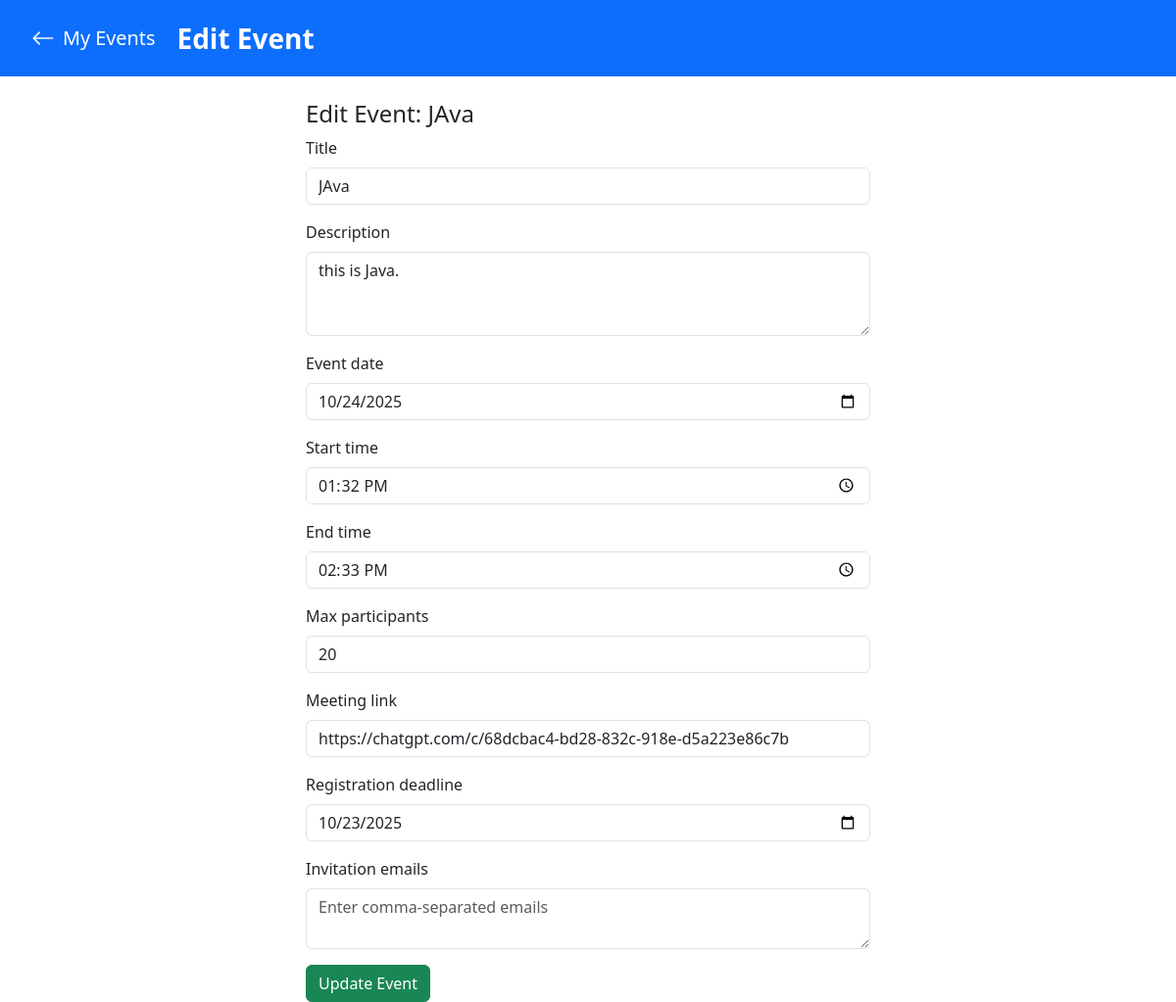
The page /api/auth/edit-event/19/ on the database its author committed.
### accounts/models.py (models this page shows, shortened)
class Event(models.Model):
    STATUS_CHOICES = [
        ("scheduled", "Scheduled"),
        ("cancelled", "Cancelled"),
    ]
    owner = models.ForeignKey(User, on_delete=models.CASCADE, related_name="created_events")
    owners = models.ManyToManyField(User, related_name="my_events", blank=True)
    registrants = models.ManyToManyField(User, related_name="registered_events", blank=True)
    title = models.CharField(max_length=200)
    description = models.TextField(blank=True)
    event_date = models.DateField()
    start_time = models.TimeField(null=True, blank=True)
    end_time = models.TimeField(null=True, blank=True)
    created_at = models.DateTimeField(auto_now_add=True)
    max_participants = models.PositiveIntegerField(null=True, blank=True)
    meeting_link = models.URLField(blank=True)
    registration_deadline = models.DateTimeField(null=True, blank=True)
    is_admin_event = models.BooleanField(default=False)
    invitation_emails = models.TextField(
        blank=True,
        null=True,
        help_text="Comma-separated email addresses for invitations"
    )
    status = models.CharField(max_length=20, choices=STATUS_CHOICES, default="scheduled")
    cancelled_at = models.DateTimeField(null=True, blank=True)
    cancel_reason = models.TextField(null=True, blank=True)
    class Meta:
        ordering = ['event_date']

### accounts/views.py (the view)
# urls.py: path('edit-event/<int:event_id>/', views.edit_event, name='edit_event'),
def edit_event(request, event_id):
    event = get_object_or_404(Event, id=event_id)
    if request.method == "POST":
        form = EventForm(request.POST, instance=event)
        if form.is_valid():
            updated_event = form.save()
            invitation_emails = form.cleaned_data.get('invitation_emails', '')
            emails = [email.strip() for email in invitation_emails.split(',') if email.strip()]
            if emails:
                subject = f"Invitation to event: {updated_event.title}"
                message = (
                    f"You are invited to the event '{updated_event.title}' scheduled on {updated_event.event_date}.\n\n"
                    f"Details:\n{updated_event.description}\n\n"
                    f"Start Time: {updated_event.start_time}\n"
                    f"End Time: {updated_event.end_time}\n\n"
                    f"Meeting Link: {updated_event.meeting_link}"
                )
                from_email = getattr(settings, 'DEFAULT_FROM_EMAIL', settings.EMAIL_HOST_USER)
                try:
                    connection = get_connection(fail_silently=False)
                    email_messages = [EmailMessage(subject, message, from_email, [email]) for email in emails]
                    connection.send_messages(email_messages)
                    messages.success(request, "Event updated and invitations sent.")
                except Exception as e:
                    messages.error(request, f"Event updated but invitations failed to send: {e}")
            else:
                messages.success(request, "Event updated successfully.")
            return redirect('my_events')
        else:
            messages.error(request, "Form validation failed.")
    else:
        form = EventForm(instance=event)
    return render(request, 'accounts/edit_event.html', {'form': form, 'event': event})

### accounts/templates/accounts/edit_event.html (shortened to what this page needs)
{% load widget_tweaks %}
<!DOCTYPE html>
<html lang="en">
<head>
    <link href="https://cdn.jsdelivr.net/npm/bootstrap@5.3.0/dist/css/bootstrap.min.css" rel="stylesheet">
    <link rel="stylesheet" href="https://cdn.jsdelivr.net/npm/bootstrap-icons@1.9.1/font/bootstrap-icons.css">
</head>
<body>
    <div class="header-bar">
        <a href="{% url 'my_events' %}" class="back-link">
            <i class="bi bi-arrow-left" style="font-size: 1.5rem; margin-right: 8px;"></i>
            My Events
        </a>
        <span class="fs-3 fw-bold">Edit Event</span>
    </div>
    <div class="container mt-4" style="max-width: 600px;">
        <h4>Edit Event: {{ event.title }}</h4>
        <form method="POST">
            {% for field in form %}
                <div class="mb-3">
                    <label class="form-label">{{ field.label }}</label>
                    {% render_field field class="form-control" %}
                </div>
            {% endfor %}
            <button type="submit" class="btn btn-success">Update Event</button>
        </form>
    </div>
</body>
</html>

### accounts/templates/accounts/edit_event.html (style rules this page uses)
.header-bar { background: #0d6efd; color: white; padding: 18px 32px; display: flex; align-items: center; }
.back-link { color: white; text-decoration: none; display: flex; align-items: center; font-size: 1.24rem; margin-right: 22px; transition: color 0.2s; }

### rows shown on the page
Event: title "JAva", title "JAva" "this is Java." "10/24/2025" "13:32:00" "14:33:00" "20" "https://chatgpt.com/c/68dcbac4-bd28-832c-918e-d5a223e86c7b" "10/23/2025"

### other values the page prints
{{ field.label }} "Title" "Description" "Event date" "Start time" "End time" "Max participants" "Meeting link" "Registration deadline" "Invitation emails"
